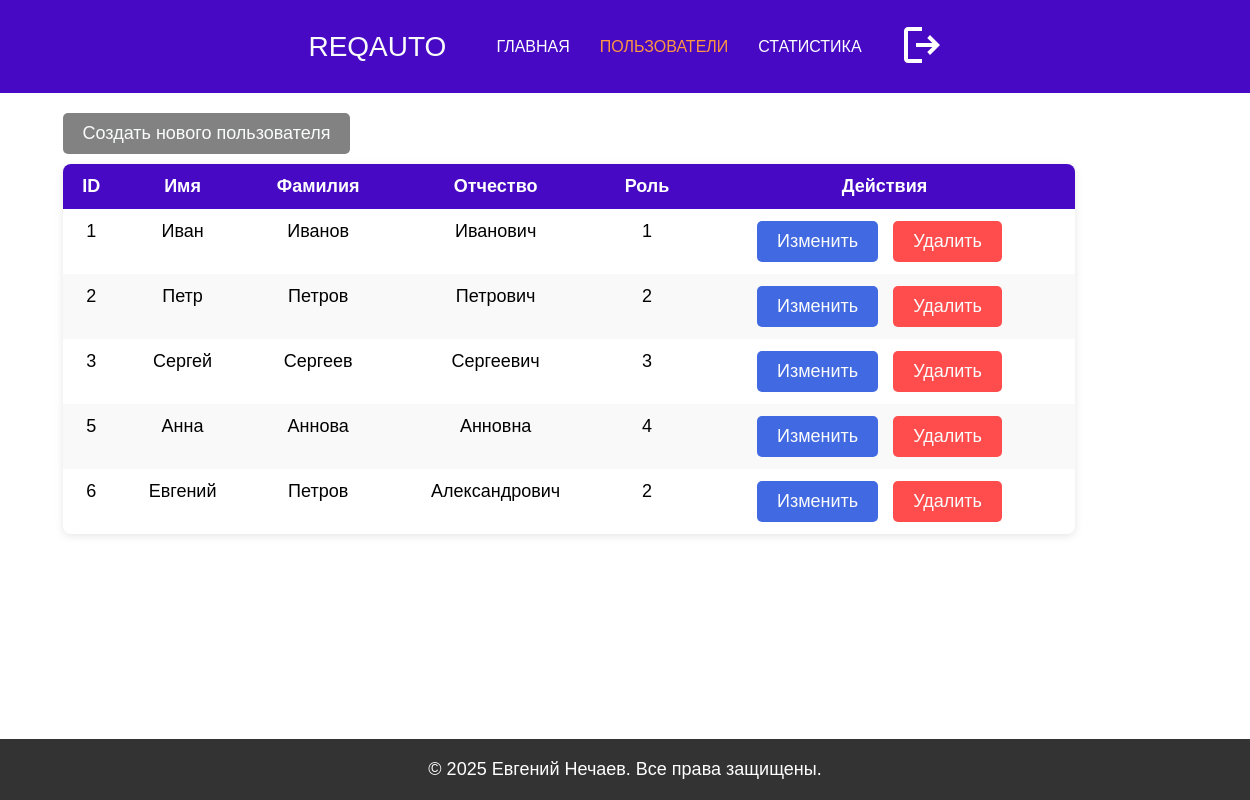
The page /admin_dashboard (signed in) on the database as committed earlier.
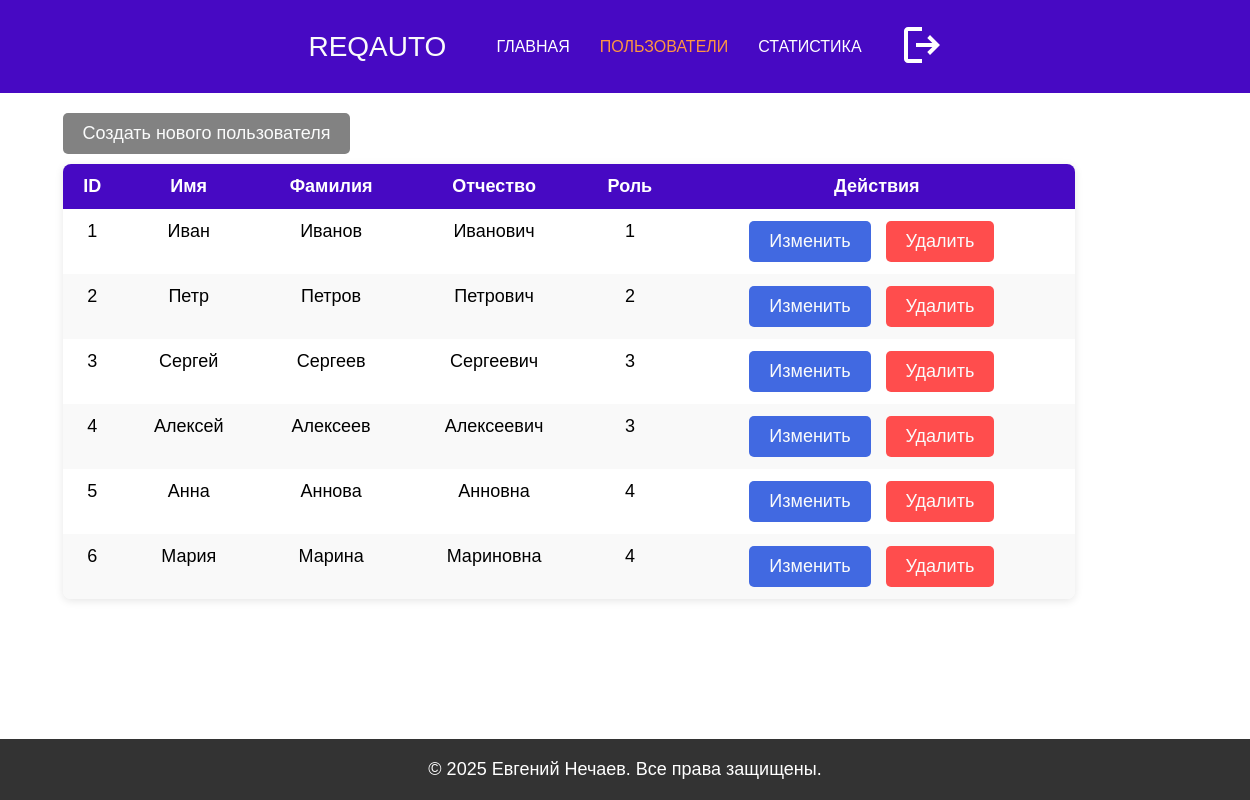
The same page on the database as committed later.
### models.py (models this page shows)
class User(db.Model):
    __tablename__ = 'User'
    ID = db.Column(db.Integer, primary_key=True)
    username = db.Column(db.String(50), unique=True)
    password = db.Column(db.String(128))
    firstName = db.Column(db.String(50))
    lastName = db.Column(db.String(50))
    patronymic = db.Column(db.String(50))
    phone = db.Column(db.String(15))
    dateBirth = db.Column(db.Date, nullable=True)
    roleID = db.Column(db.Integer, db.ForeignKey('Role.ID'))
    photo = db.Column(db.String(256), nullable=True)

### app.py (the view)
@app.route('/admin_dashboard')
def admin_dashboard():
    if 'user_id' not in session:
        return redirect(url_for('auth'))
    user_id = session['user_id']
    user = User.query.get(user_id)
    if user.roleID != 1:
        return redirect(url_for('auth'))
    users = User.query.all()
    repair_requests = RepairRequest.query.all()
    return render_template('admin_dashboard.html', users=users)

### templates/admin_dashboard.html (shortened to what this page needs)
<!DOCTYPE html>
<html lang="en">
  <head>
    <link rel="stylesheet" href="/static/styles.css" />
    <link rel="stylesheet" href="/static/admin.css" />
  </head>
  <body>
    <header>
      <div class="logo">ReqAuto</div>
      <nav>
        <ul>
          <li><a href="{{ url_for('index') }}">Главная</a></li>
          <li><a href="#" class="active">Пользователи</a></li>
          <li><a href="{{ url_for('admin_statistics') }}">Статистика</a></li>
          <li>
            <form
              action="{{ url_for('logout') }}"
              method="post"
              class="logout-form"
            >
              <button type="submit" class="logout-button">
                <svg
                  xmlns="http://www.w3.org/2000/svg"
                  width="24"
                  height="24"
                  viewBox="0 0 24 24"
                >
                  <path
                    fill="#ffffff"
                    d="M5 21q-.825 0-1.412-.587T3 19V5q0-.825.588-1.412T5 3h7v2H5v14h7v2zm11-4l-1.375-1.45l2.55-2.55H9v-2h8.175l-2.55-2.55L16 7l5 5z"
                  />
                </svg>
              </button>
            </form>
          </li>
        </ul>
      </nav>
    </header>
    <main>
      <section class="users-section">
        <div class="admin-controls-container">
          <button
            class="button h3 button-create"
            onclick="window.location.href='{{ url_for('create_user') }}'"
          >
            Создать нового пользователя
          </button>
          <div class="admin-table-container">
            <table class="admin-table">
              <thead>
                <tr class="h3">
                  <th>ID</th>
                  <th>Имя</th>
                  <th>Фамилия</th>
                  <th>Отчество</th>
                  <th>Роль</th>
                  <th>Действия</th>
                </tr>
              </thead>
              <tbody>
                {% for user in users %}
                <tr class="h3">
                  <td>{{ user.ID }}</td>
                  <td>{{ user.firstName }}</td>
                  <td>{{ user.lastName }}</td>
                  <td>{{ user.patronymic }}</td>
                  <td>{{ user.roleID }}</td>
                  <td>
                    <button
                      class="button h3 button-edit"
                      onclick="window.location.href='{{ url_for('edit_user', user_id=user.ID) }}'"
                    >
                      Изменить
                    </button>
                    <button
                      class="button h3 button-delete"
                      onclick="deleteUser({{ user.ID }})"
                    >
                      Удалить
                    </button>
                  </td>
                </tr>
                {% endfor %}
              </tbody>
            </table>
          </div>
        </div>
      </section>
    </main>
    <footer class="site-footer">
      <p class="h3">&copy; 2025 Евгений Нечаев. Все права защищены.</p>
    </footer>
  </body>
</html>

### static/styles.css (style rules this page uses)
html { scroll-behavior: smooth; overflow-x: hidden; }
html, body { display: flex; flex-direction: column; }
html, body, p { margin: 0; padding: 0; }
body { min-height: 100vh; }
main { flex: 1; }
.h3 { text-transform: initial; font-family: "Rubik", sans-serif; font-weight: 100; font-size: 18px; }
header { margin: 0; padding: 20px; background-color: #4709c3; width: 100%; position: sticky; display: flex; justify-content: center; top: 0; z-index: 100; }
.logo { display: flex; font-family: "Montserrat", sans-serif; font-weight: 100; text-transform: uppercase; margin-right: 50px; font-size: 28px; color: #fafbfb; align-items: center; }
nav ul { list-style: none; padding-left: 0; display: flex; justify-content: center; }
nav a { text-decoration: none; color: #fff; display: flex; justify-content: center; }
nav li { display: inline; font-family: "Montserrat", sans-serif; font-weight: 100; text-transform: uppercase; margin: 0 30px 0 0; font-size: 16px; display: flex; justify-content: center; align-items: center; }
.active { color: #ff9640; }
.button { background-color: #f9fafa; width: fit-content; height: fit-content; padding: 10px 20px; max-width: 100%; border-radius: 5px; border-style: none; color: #000; }
.logout-button { background: none; border: none; cursor: pointer; }
.logout-button svg { width: 48px; height: 48px; }
.site-footer { background-color: #333; color: #fff; text-align: center; padding: 20px 0; width: 100%; }

### static/admin.css (style rules this page uses)
nav ul { list-style: none; padding-left: 0; display: flex; justify-content: center; margin: 0; }
.admin-controls-container { display: flex; flex-direction: column; align-items: flex-start; width: 90%; margin: 0 auto; }
.admin-table-container { width: 100%; }
.admin-table { width: 90%; border-collapse: collapse; box-shadow: 0 2px 8px rgba(0, 0, 0, 0.1); border-radius: 8px; overflow: hidden; }
.admin-table th { background-color: #4709c3; color: white; font-weight: bold; padding: 12px; text-align: center; border: none; }
.admin-table td { padding: 12px; text-align: center; border: none; vertical-align: top; }
.admin-table tr:nth-child(even) { background-color: #f9f9f9; }
.button-delete { background-color: #ff4d4d; color: #fafbfb; }
.button-edit { background-color: #4169e1; color: #fafbfb; }
.button-create { align-self: flex-start; margin-top: 20px; margin-bottom: 10px; background-color: #828282; color: #fafbfb; }
.button-edit, .button-delete, .button-create { margin-right: 10px; }

Rows that differ between the two databases and show on the page:
added User: ID "4", firstName "Алексей", lastName "Алексеев", patronymic "Алексеевич", roleID "3"
changed User id 6: firstName "Евгений" → "Мария"; lastName "Петров" → "Марина"; patronymic "Александрович" → "Мариновна"; roleID "2" → "4"
